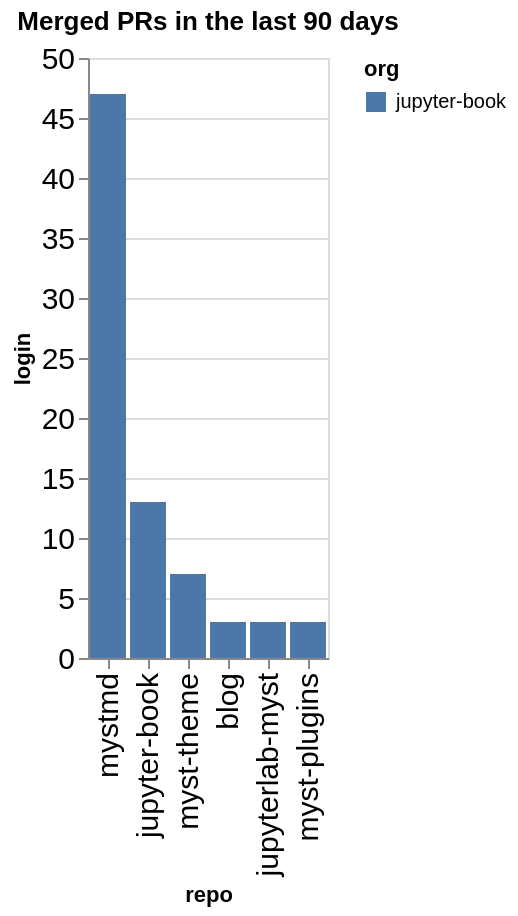

Write notebook code for a chart like this one.
### Code cell
prs_by_repo = merged.groupby(['org', 'repo']).count()['login'].reset_index().sort_values(['org', 'login'], ascending=False)
alt.Chart(data=prs_by_repo, title=f"Merged PRs in the last {n_days} days").mark_bar().encode(
    x=alt.X('repo', sort=prs_by_repo['repo'].values.tolist()),
    y='login',
    color='org'
)

### Figure 1 — Vega-Lite specification as saved in the notebook (floating-point values rounded to 4 significant figures)
{"config": {"axisLeft": {"labelFontSize": 15}, "axisBottom": {"labelFontSize": 15}}, "data": {"name": "data-78e2bced3b129d90e29c62cfbeef3647"}, "mark": {"type": "bar"}, "encoding": {"color": {"field": "org", "type": "nominal"}, "x": {"field": "repo", "sort": ["mystmd", "jupyter-book", "myst-theme", "blog", "jupyterlab-myst", "myst-plugins"], "type": "nominal"}, "y": {"field": "login", "type": "quantitative"}}, "title": "Merged PRs in the last 90 days", "$schema": "https://vega.github.io/schema/vega-lite/v5.20.1.json", "datasets": {"data-78e2bced3b129d90e29c62cfbeef3647": [{"org": "jupyter-book", "repo": "mystmd", "login": 47}, {"org": "jupyter-book", "repo": "jupyter-book", "login": 13}, {"org": "jupyter-book", "repo": "myst-theme", "login": 7}, {"org": "jupyter-book", "repo": "blog", "login": 3}, {"org": "jupyter-book", "repo": "jupyterlab-myst", "login": 3}, {"org": "jupyter-book", "repo": "myst-plugins", "login": 3}]}}
